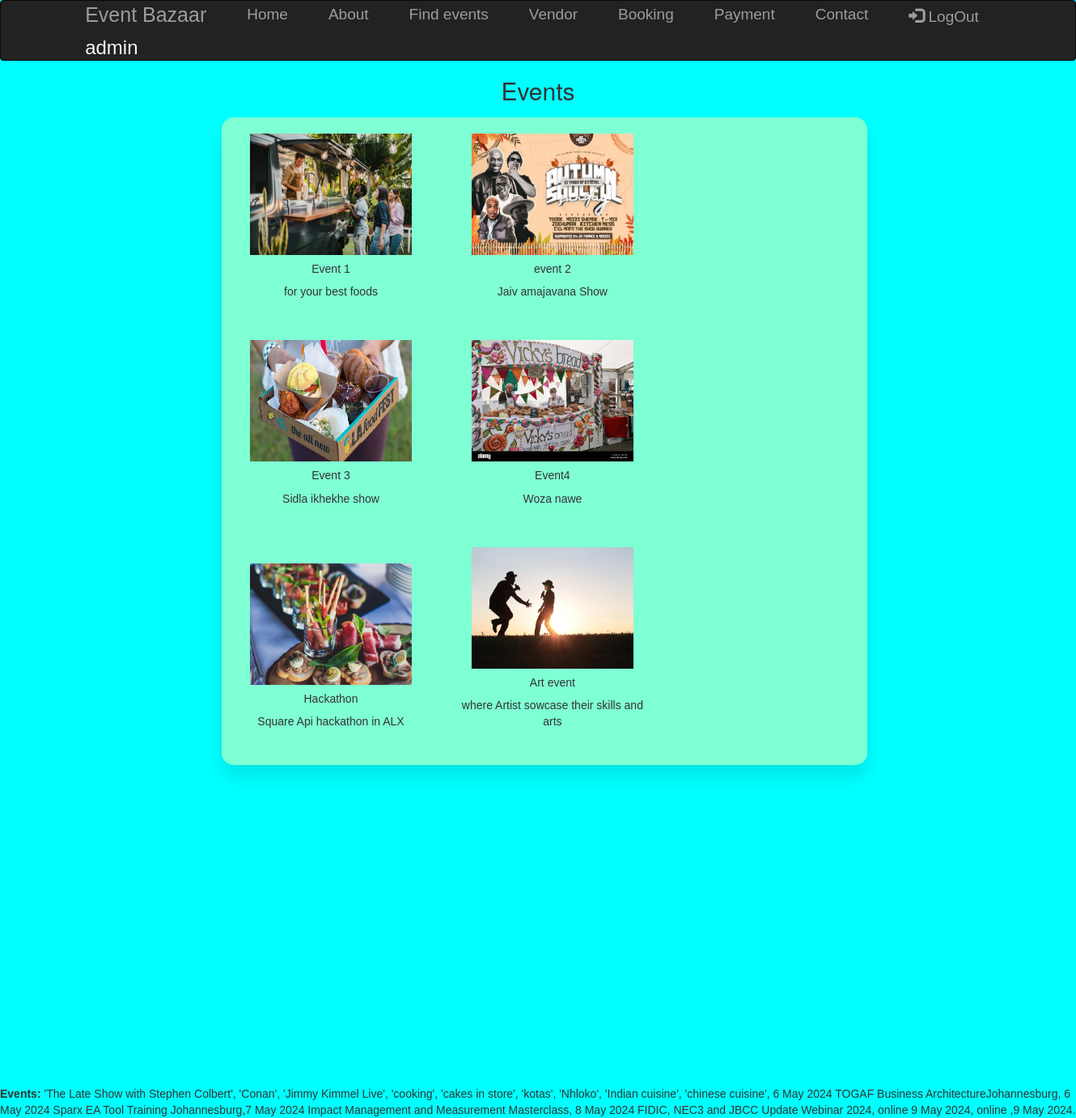
/events/ (signed in), run on the app's committed database.
### event_app/models.py (models this page shows, shortened)
class Event(models.Model):
    img= models.ImageField(upload_to="pic")
    name=models.CharField(max_length=50)
    desc=models.CharField(max_length=50)

### event_app/views.py (the view)
# urls.py: path('events/', views.events, name='events'),
def events(request):
    dict_eve={
        'eve':Event.objects.all()
    }
    return render(request, 'events.html', dict_eve)

### template/events.html (shortened to what this page needs)
{% extends 'base.html' %}
{% load static %}
{%block content%}
<h2 class="text-center">Events</h2>
 <div class="container">
    {% for i in eve  %}
    <div class="card text-center" style="width: 23rem; display: inline-block; margin: 20px;">
        <img src="{{i.img.url}}" class="card-img-top" alt="..." height="150px" width="200px">
        <div class="card-body">
            <h5 class="card-title">{{i.name}}</h5>
            <p class="card-text">{{i.desc}}</p>
        </div>
    </div>
    {% endfor %}
 </div>
{% endblock %}

### template/base.html (shortened to what this page needs)
<!DOCTYPE html>
<html lang="en">
<head>
    <link rel="stylesheet" href="https://maxcdn.bootstrapcdn.com/bootstrap/3.4.1/css/bootstrap.min.css">
    <link href="https://cdnjs.cloudflare.com/ajax/libs/font-awesome/5.15.0/css/all.min.css" rel="stylesheet">
    {% load static %}
    <link rel="stylesheet" href="{% static 'style.css' %}">
</head>
<body>
    <nav class="navbar navbar-inverse">
        <div class="container-fluid">
            <div class="navbar-header">
                <a class="navbar-brand" href="#">Event Bazaar</a>
            </div>
            <ul class="nav navbar-nav">
                <li>  <a href="{% url 'index' %}">Home</a></li>
                <li><a href="{% url 'about' %}">About</a></li>
                {% if user.is_authenticated %}
                <li><a href="{% url 'events' %}">Find events</a></li>
                <li><a href="{% url 'vendor' %}">Vendor</a></li>
                <li><a href="{% url 'booking' %}">Booking</a></li>
                <li><a href="{% url 'payment_form' %}">Payment</a></li>
                <li><a href="{% url 'contact' %}">Contact</a></li>
                <li><a href="{% url 'logout' %}"><span class="glyphicon glyphicon-log-in"></span> LogOut</a></li>
            </ul>
            <h3>{{user.username}}</h3>
            {% endif %}
        </div>
    </nav>
    {%block content%}
    {% endblock %}
    <marquee direction="scroll">
        <b>Events:</b> 'The Late Show with Stephen Colbert', 'Conan', 'Jimmy Kimmel Live', 'cooking', 'cakes in store', 'kotas',  'Nhloko', 'Indian cuisine',  'chinese cuisine',
        6 May 2024 TOGAF Business ArchitectureJohannesburg, 6 May 2024	Sparx EA Tool Training	Johannesburg,7 May 2024
Impact Management and Measurement Masterclass, 8 May 2024	FIDIC, NEC3 and JBCC Update Webinar 2024, online 9 May 2024, online ,9 May 2024.
    </marquee>
</body>
</html>

### static/css/style.css (style rules this page uses)
* { margin: 0px; padding: 0px; box-sizing: border-box; font-family: Impact, Haettenschweiler, 'Arial Narrow Bold', sans-serif; }
nav { width: 100%; height: 75px; border-color: aqua; color: whitesmoke; display: flex; justify-content: space-between; align-items: center; padding: 0px 50px; position: fixed; top: 0; z-index: 1; }
html, body { height: 100%; }
.container { height: 100%; }
.container { height: 100%; padding:auto 0; }

### template/base.html (style rules this page uses)
* { margin: 0; padding: 0; }
body { background-color: aqua; width: 100%; min-height:100%; display: block; }
.nav li a { color: blueviolet; font-size: 20px; }
.navbar-brand { color: blueviolet; font-size: 25px; font-family: Impact, Haettenschweiler, 'Arial Narrow Bold', sans-serif; }
.navbar-nav { width: 65; display: flex; justify-content: left; }
.navbar-nav li { margin-left: 20px; }
.navbar-nav li a { font-size: 19px; color: azure; text-decoration: none; transition: 0.3s ease; }
.container { display: inline-block; top: 140%; left: 90%; overflow: hidden; transform: translate(-49%, -49%); width: 60%; margin-top: 30%; margin-left : 50%; background: aquamarine; padding: .01px; border-radius: 15px; box-shadow: 0px 15px 20px rgba(0, 0, 0, 0.1); }

### data on the page
Event: img (picture), name "Event 1", desc "for your best foods"
Event: img (picture), name "event 2", desc "Jaiv amajavana Show"
Event: img (picture), name "Event 3", desc "Sidla ikhekhe show"
Event: img (picture), name "Event4", desc "Woza nawe"
Event: img (picture), name "Hackathon", desc "Square Api hackathon in ALX"
Event: img (picture), name "Art event", desc "where Artist sowcase their skills and arts"

### other printed values
{{ user.username }} "admin"
